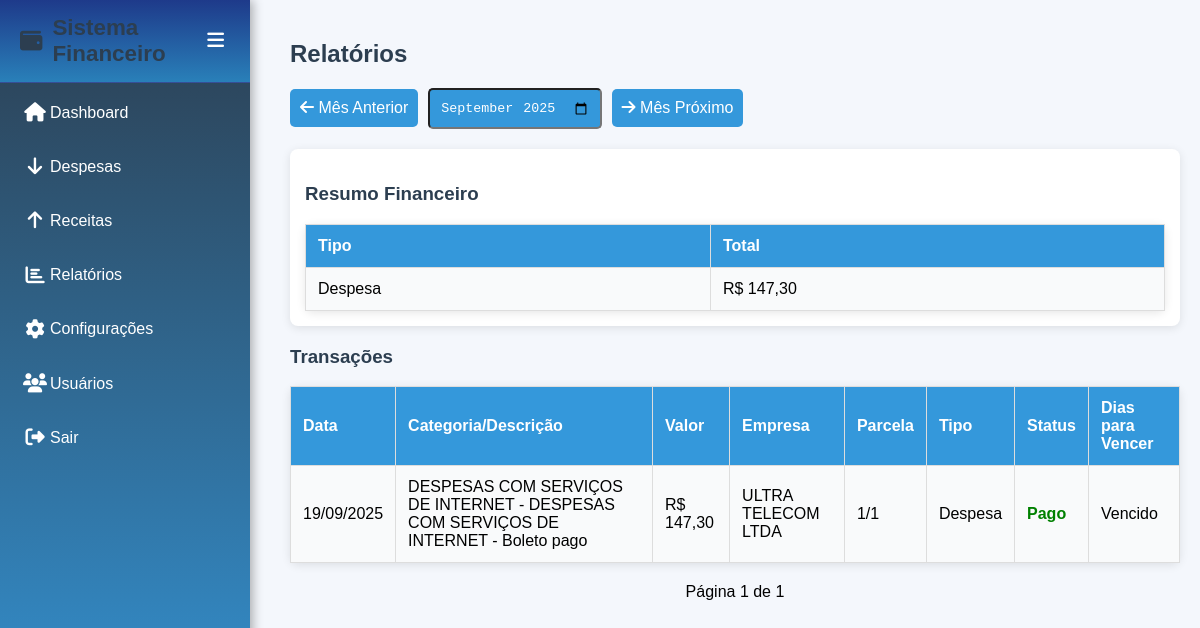
The page /relatorios/index.php (signed in) on the database its author committed.
### tables this page shows
CREATE TABLE `transacoes` (
  `id` int(11) NOT NULL,
  `tipo` enum('receita','despesa') NOT NULL,
  `descricao` varchar(255) NOT NULL,
  `valor` decimal(10,2) NOT NULL,
  `data` date NOT NULL,
  `usuario_id` int(11) NOT NULL,
  `categoria_id` int(11) DEFAULT NULL,
  `empresa_id` int(11) DEFAULT NULL,
  `empresa_pagadora_id` int(11) DEFAULT NULL,
  `contrato_id` int(11) DEFAULT NULL,
  `centro_custo_id` int(11) DEFAULT NULL,
  `status_pagamento` enum('pendente','pago') DEFAULT 'pendente',
  `parcela_numero` int(11) DEFAULT 1,
  `parcela_total` int(11) DEFAULT 1
);

CREATE TABLE `categorias` (
  `id` int(11) NOT NULL,
  `nome` varchar(100) NOT NULL,
  `tipo` enum('receita','despesa') NOT NULL,
  `descricao` varchar(255) DEFAULT NULL,
  `status` enum('ativo','inativo') DEFAULT 'ativo'
);

### relatorios/index.php (the view, shortened to what this page needs)
<?php
include_once __DIR__ . '/../config.php';
$mes_atual = date('Y-m');
$mes = isset($_GET['mes']) ? $_GET['mes'] : $mes_atual;
$mes_anterior = date('Y-m', strtotime('-1 month', strtotime($mes . '-01')));
$mes_proximo = date('Y-m', strtotime('+1 month', strtotime($mes . '-01')));
$pagina = isset($_GET['pagina']) ? (int)$_GET['pagina'] : 1;
$itens_por_pagina = 10;
$offset = ($pagina - 1) * $itens_por_pagina;
$stmt_total = $pdo->prepare("SELECT COUNT(*) FROM transacoes WHERE DATE_FORMAT(data, '%Y-%m') = :mes");
$stmt_total->execute(['mes' => $mes]);
$total = $stmt_total->fetchColumn();
$paginas = ceil($total / $itens_por_pagina);
$stmt = $pdo->prepare("
    SELECT t.*, c.nome as categoria,
           CASE
               WHEN t.tipo = 'receita' THEN ep.nome_empresa
               WHEN t.tipo = 'despesa' THEN epg.nome_empresa
               ELSE NULL
           END as empresa,
           DATEDIFF(t.data, CURDATE()) as dias_vencimento
    FROM transacoes t
    LEFT JOIN categorias c ON t.categoria_id = c.id
    LEFT JOIN empresas_pagadoras ep ON t.empresa_id = ep.id AND t.tipo = 'receita'
    LEFT JOIN empresas_pagaveis epg ON t.empresa_id = epg.id AND t.tipo = 'despesa'
    WHERE DATE_FORMAT(t.data, '%Y-%m') = :mes
    ORDER BY t.data DESC
    LIMIT :offset, :limit
");
$stmt->bindValue(':mes', $mes, PDO::PARAM_STR);
$stmt->bindValue(':offset', $offset, PDO::PARAM_INT);
$stmt->bindValue(':limit', $itens_por_pagina, PDO::PARAM_INT);
$stmt->execute();
$transacoes = $stmt->fetchAll();
$stmt_resumo = $pdo->prepare("SELECT tipo, SUM(valor) as total FROM transacoes WHERE DATE_FORMAT(data, '%Y-%m') = :mes GROUP BY tipo");
$stmt_resumo->execute(['mes' => $mes]);
$totais = $stmt_resumo->fetchAll(PDO::FETCH_ASSOC);
?>
<!DOCTYPE html>
<html lang="pt-br">
<head>
    <link rel="stylesheet" href="https://cdnjs.cloudflare.com/ajax/libs/font-awesome/6.4.2/css/all.min.css">
</head>
<body>
    <?php include_once __DIR__ . '/../sidebar.php'; ?>
    <div class="container">
        <h2>Relatórios</h2>
        <div class="filtro">
            <a href="?mes=<?php echo $mes_anterior; ?>"><i class="fas fa-arrow-left"></i> Mês Anterior</a>
            <form method="GET" style="display: inline;">
                <input type="month" name="mes" value="<?php echo $mes; ?>" onchange="this.form.submit()">
            </form>
            <a href="?mes=<?php echo $mes_proximo; ?>"><i class="fas fa-arrow-right"></i> Mês Próximo</a>
        </div>
        <div class="resumo">
            <h3>Resumo Financeiro</h3>
            <table>
                <tr>
                    <th>Tipo</th>
                    <th>Total</th>
                </tr>
                <?php foreach ($totais as $total): ?>
                    <tr>
                        <td><?php echo ucfirst($total['tipo']); ?></td>
                        <td>R$ <?php echo number_format($total['total'], 2, ',', '.'); ?></td>
                    </tr>
                <?php endforeach; ?>
            </table>
        </div>
        <h3>Transações</h3>
        <table>
            <tr>
                <th>Data</th>
                <th>Categoria/Descrição</th>
                <th>Valor</th>
                <th>Empresa</th>
                <th>Parcela</th>
                <th>Tipo</th>
                <th>Status</th>
                <th>Dias para Vencer</th>
            </tr>
            <?php foreach ($transacoes as $transacao): ?>
                <tr>
                    <td><?php echo date('d/m/Y', strtotime($transacao['data'])); ?></td>
                    <td><?php echo htmlspecialchars($transacao['categoria'] ? ($transacao['categoria'] . ' - ' . $transacao['descricao']) : $transacao['descricao']); ?></td>
                    <td>R$ <?php echo number_format($transacao['valor'], 2, ',', '.'); ?></td>
                    <td><?php echo htmlspecialchars($transacao['empresa'] ?: '-'); ?></td>
                    <td><?php echo $transacao['parcela_numero'] . '/' . $transacao['parcela_total']; ?></td>
                    <td><?php echo ucfirst($transacao['tipo']); ?></td>
                    <td class="<?php echo $transacao['status_pagamento'] == 'pago' ? 'pago' : 'pendente'; ?>">
                        <?php echo $transacao['status_pagamento'] == 'pago' ? 'Pago' : 'Pendente'; ?>
                    </td>
                    <td><?php echo $transacao['dias_vencimento'] >= 0 ? $transacao['dias_vencimento'] . ' dias' : 'Vencido'; ?></td>
                </tr>
            <?php endforeach; ?>
        </table>
        <div class="paginacao">
            <span>Página <?php echo $pagina; ?> de <?php echo $paginas; ?></span>
        </div>
    </div>
</body>
</html>

### relatorios/index.php (style rules this page uses)
body { font-family: Arial, sans-serif; margin: 0; background: #f4f7fc; }
.container { margin-left: 270px; padding: 20px; transition: margin-left 0.3s ease; }
h2, h3 { color: #2c3e50; }
.filtro { margin-bottom: 20px; display: flex; align-items: center; gap: 10px; }
.filtro a, .filtro input, .filtro button { padding: 10px; background: #3498db; color: #ffffff; border-radius: 5px; text-decoration: none; transition: background 0.3s; }
table { border-collapse: collapse; width: 100%; background: #ffffff; border-radius: 8px; box-shadow: 0 2px 10px rgba(0, 0, 0, 0.1); }
th, td { border: 1px solid #ddd; padding: 12px; text-align: left; }
th { background: #3498db; color: #ffffff; }
tr:nth-child(even) { background: #f9fafb; }
.pago { color: green; font-weight: bold; }
.paginacao { margin-top: 20px; text-align: center; }
.resumo { margin-bottom: 20px; padding: 15px; background: #ffffff; border-radius: 8px; box-shadow: 0 2px 10px rgba(0, 0, 0, 0.1); }

### sidebar.php (style rules this page uses)
body { margin: 0; font-family: Arial, sans-serif; }

### rows shown on the page
transacoes: data "19/09/2025", categoria+descricao "DESPESAS COM SERVIÇOS DE INTERNET - DESPESAS COM SERVIÇOS DE INTERNET - Boleto pago", valor "147,30", empresa "ULTRA TELECOM LTDA", parcela_numero "1", parcela_total "1", tipo "Despesa", status_pagamento "Pago"

### other values the page prints
$total['tipo'] "Despesa"
$total['total'] "147,30"
$pagina "1"
$paginas "1"
